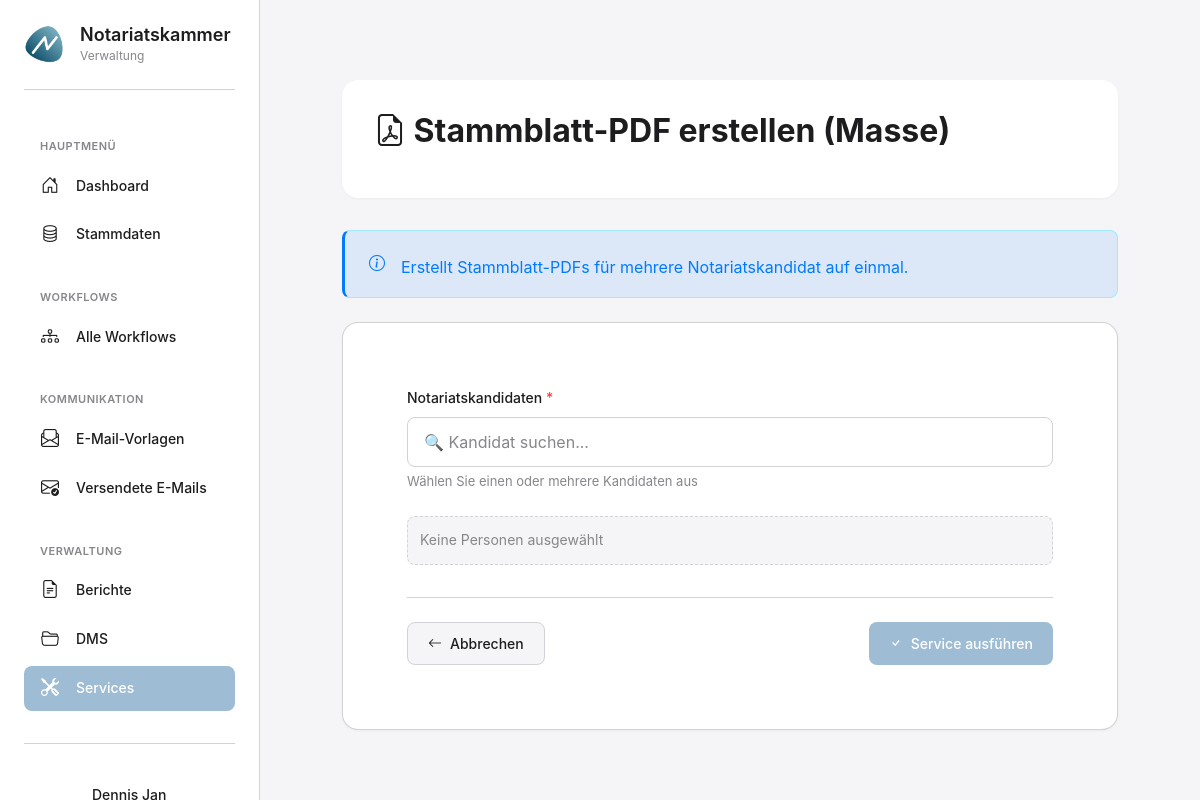
The app's page /services/stammblatt_pdf_masse/ausfuehren/ (signed in) with its own data.
### apps/services/models.py (models this page shows, shortened)
class ServiceDefinition(ZeitstempelModel, AktivModel):
    service_id = models.CharField(
        max_length=100,
        unique=True,
        verbose_name='Service-ID',
        help_text='Eindeutige ID im Code (z.B. "stammblatt_pdf_einzeln")'
    )
    name = models.CharField(
        max_length=200,
        verbose_name='Name',
        help_text='Benutzerfreundlicher Name'
    )
    beschreibung = models.TextField(
        verbose_name='Beschreibung',
        help_text='Was macht dieser Service? Wann nutzt man ihn?'
    )
    kategorie = models.ForeignKey(
        ServiceKategorie,
        on_delete=models.PROTECT,
        related_name='services',
        verbose_name='Kategorie'
    )
    icon = models.CharField(
        max_length=50,
        default='tools',
        verbose_name='Bootstrap Icon'
    )
    button_text = models.CharField(
        max_length=100,
        default='Service ausführen',
        verbose_name='Button-Text'
    )
    button_css_class = models.CharField(
        max_length=100,
        default='btn-primary',
        verbose_name='Button CSS-Klasse',
        help_text='z.B. "btn-primary", "btn-success", "btn-warning"'
    )
    erforderliche_rolle = models.CharField(
        max_length=50,
        blank=True,
        verbose_name='Erforderliche Rolle',
        help_text='Leer = alle; sonst z.B. "sachbearbeiter", "leitung"'
    )
    class Meta:
        verbose_name = 'Service-Definition'
        verbose_name_plural = 'Service-Definitionen'
        ordering = ['kategorie', 'name']
    def kann_benutzer_ausfuehren(self, benutzer):
        if not self.ist_aktiv:
            return False
        if not self.erforderliche_rolle:
            return True
        return benutzer.rolle == self.erforderliche_rolle

### apps/services/views.py (the view)
# urls.py: path('<str:service_id>/ausfuehren/', views.service_ausfuehren_view, name='service_ausfuehren'),
@login_required
def service_ausfuehren_view(request, service_id):
    from apps.services.forms import get_service_form_class
    service_def = get_object_or_404(
        ServiceDefinition,
        service_id=service_id,
        ist_aktiv=True
    )
    if not service_def.kann_benutzer_ausfuehren(request.user):
        messages.error(request, f"Keine Berechtigung für '{service_def.name}'")
        return redirect('service_katalog')
    try:
        service_class = service_registry.get(service_id)
    except KeyError:
        messages.error(request, f"Service '{service_id}' nicht registriert")
        return redirect('service_katalog')
    form_class = get_service_form_class(service_id)
    if not form_class:
        messages.error(request, f"Kein Formular für Service '{service_id}' definiert")
        return redirect('service_katalog')
    workflow_instanz = None
    workflow_instanz_id = request.GET.get('workflow_instanz_id')
    if workflow_instanz_id:
        from apps.workflows.models import WorkflowInstanz
        try:
            workflow_instanz = WorkflowInstanz.objects.get(id=workflow_instanz_id)
        except WorkflowInstanz.DoesNotExist:
            pass
    if request.method == 'POST':
        if service_id == 'unterlagen_an_referenten_senden' and workflow_instanz:
            form = form_class(request.POST, workflow_instanz=workflow_instanz)
        else:
            form = form_class(request.POST)
        if form.is_valid():
            parameter = {}
            if workflow_instanz:
                parameter['workflow_instanz'] = workflow_instanz
            if service_id == 'stammblatt_pdf_masse':
                parameter['anwaerter_ids'] = form.cleaned_data.get('anwaerter_ids', [])
            elif service_id == 'besetzungsvorschlag_erstellen':
                parameter['anwaerter_ids'] = form.cleaned_data.get('kandidaten_ids', [])
                parameter['notarstelle_id'] = form.cleaned_data['notarstelle'].pk
                if form.cleaned_data.get('empfehlung'):
                    parameter['empfehlung'] = form.cleaned_data['empfehlung']
            else:
                for field_name, value in form.cleaned_data.items():
                    if hasattr(value, 'pk'):
                        parameter[f'{field_name}_id'] = value.pk
                    elif hasattr(value, 'values_list'):
                        parameter[f'{field_name}_ids'] = list(value.values_list('id', flat=True))
                    else:
                        parameter[field_name] = value
            try:
                service_instance = service_class(benutzer=request.user, **parameter)
                ausfuehrung = service_instance.execute()
                messages.success(request, f"Service '{service_def.name}' erfolgreich ausgeführt!")
                return redirect('service_ausfuehrung_detail', ausfuehrung_id=ausfuehrung.id)
            except Exception as e:
                messages.error(request, f"Fehler: {str(e)}")
                logger.error(f"Service-Ausführung fehlgeschlagen: {e}", exc_info=True)
    else:
        if service_id == 'unterlagen_an_referenten_senden' and workflow_instanz:
            form = form_class(workflow_instanz=workflow_instanz)
        else:
            form = form_class()
    custom_templates = {
        'stammblatt_pdf_masse': 'services/stammblatt_pdf_masse.html',
        'besetzungsvorschlag_erstellen': 'services/besetzungsvorschlag.html',
    }
    template_name = custom_templates.get(service_id, 'services/service_ausfuehren.html')
    context = {
        'service': service_def,
        'form': form,
        'workflow_instanz': workflow_instanz
    }
    return render(request, template_name, context)

### apps/services/forms.py (shortened to what this page needs)
class StammblattPDFMassenForm(forms.Form):
    anwaerter_ids = forms.CharField(
        required=True,
        widget=forms.HiddenInput(),
        label='Notariatskandidat'
    )

### apps/services/forms.py (called while the page is built)
def get_service_form_class(service_id):
    FORM_MAPPING = {
        'stammblatt_pdf_einzeln': StammblattPDFEinzelnForm,
        'stammblatt_pdf_masse': StammblattPDFMassenForm,
        'besetzungsvorschlag_erstellen': BesetzungsvorschlagForm,
        'strafregisterauszug_anfordern': StrafregisterauszugAnfordernForm,
        'unterlagen_an_referenten_senden': UnterlagenAnReferentenSendenForm,
        'anwaerter_zu_notar_befoerdern': AnwaerterZuNotarBefoerdernForm,
    }
    return FORM_MAPPING.get(service_id)

### apps/services/registry.py (called while the page is built)
    def get(self, service_id: str) -> Type:
        if service_id not in self._services:
            raise KeyError(
                f"Service '{service_id}' nicht gefunden. "
                f"Verfügbare Services: {', '.join(self._services.keys())}"
            )
        return self._services[service_id]

### templates/services/stammblatt_pdf_masse.html (shortened to what this page needs)
{% extends 'base_modern.html' %}
{% load static %}
{% block content %}
<div class="container" style="max-width: 800px; padding-top: var(--spacing-xl);">
    <div class="page-header" style="margin-bottom: var(--spacing-xl);">
        <div class="page-header-top">
            <div>
                <h1 class="page-title">
                    <i class="bi bi-{{ service.icon }}"></i> {{ service.name }}
                </h1>
            </div>
        </div>
    </div>
    {% if service.beschreibung %}
    <div class="alert alert-info" style="margin-bottom: var(--spacing-lg);">
        <i class="bi bi-info-circle"></i>
        <div style="white-space: pre-wrap; margin-top: 8px;">{{ service.beschreibung }}</div>
    </div>
    {% endif %}
    <div class="card">
        <div class="card-body" style="padding: var(--spacing-xl);">
            <form method="post">
                {% include 'includes/personen_autocomplete.html' with field_id="anwaerter-autocomplete" field_name="anwaerter_ids" filter_typ="kandidat" label="Notariatskandidaten" required=True api_url="/api/personen-autocomplete/" help_text="Wählen Sie einen oder mehrere Kandidaten aus" placeholder="🔍 Kandidat suchen..." %}
                <div style="display: flex; justify-content: space-between; gap: var(--spacing-md); margin-top: var(--spacing-xl); padding-top: var(--spacing-lg); border-top: 1px solid var(--border-color);">
                    <a href="{% url 'service_katalog' %}" class="btn btn-secondary">
                        <i class="bi bi-arrow-left"></i> Abbrechen
                    </a>
                    <button type="submit" class="btn btn-primary">
                        <i class="bi bi-check"></i> Service ausführen
                    </button>
                </div>
            </form>
        </div>
    </div>
</div>
{% endblock %}

### static/css/modern-style.css (style rules this page uses)
:root { --primary-color: #9EBDD5; --secondary-blue: #9EBDD5; --bg-primary: #F5F5F7; --bg-secondary: #FFFFFF; --text-primary: #1D1D1F; --text-secondary: #86868B; --border-color: #D2D2D7; --success: #34C759; --warning: #FF9500; --danger: #FF3B30; --info: #007AFF; --shadow-sm: 0 1px 3px rgba(0, 0, 0, 0.04); --shadow-md: 0 4px 6px rgba(0, 0, 0, 0.07); --shadow-lg: 0 10px 15px rgba(0, 0, 0, 0.1); --spacing-xs: 0.25rem; --spacing-sm: 0.5rem; --spacing-md: 1rem; --spacing-lg: 1.5rem; --spacing-xl: 2rem; --spacing-2xl: 3rem; --radius-sm: 8px; --radius-md: 12px; --radius-lg: 16px; --radius-xl: 20px; }
* { margin: 0; padding: 0; box-sizing: border-box; }
body { font-family: -apple-system, BlinkMacSystemFont, 'Segoe UI', 'Roboto', 'Helvetica', 'Arial', sans-serif; background-color: var(--bg-primary); color: var(--text-primary); line-height: 1.6; font-size: 16px; -webkit-font-smoothing: antialiased; -moz-osx-font-smoothing: grayscale; }
.page-header { background: var(--bg-secondary); border-radius: var(--radius-lg); padding: var(--spacing-xl); margin-bottom: var(--spacing-xl); box-shadow: var(--shadow-sm); }
.page-header-top { display: flex; justify-content: space-between; align-items: center; margin-bottom: var(--spacing-md); }
.page-title { font-size: 32px; font-weight: 700; color: var(--text-primary); margin: 0; }
.btn { display: inline-flex; align-items: center; gap: var(--spacing-sm); padding: 10px 20px; border: none; border-radius: var(--radius-sm); font-size: 14px; font-weight: 500; cursor: pointer; text-decoration: none; transition: all 0.2s ease; white-space: nowrap; }
.btn-primary { background: var(--primary-color); color: white; }
.btn-secondary { background: var(--bg-primary); color: var(--text-primary); border: 1px solid var(--border-color); }
.card { background: var(--bg-secondary); border-radius: var(--radius-lg); padding: var(--spacing-xl); box-shadow: var(--shadow-sm); margin-bottom: var(--spacing-lg); transition: all 0.2s ease; }
.card-body { color: var(--text-primary); }
.alert { padding: var(--spacing-md) var(--spacing-lg); border-radius: var(--radius-sm); margin-bottom: var(--spacing-md); display: flex; align-items: center; gap: var(--spacing-md); }
.alert-info { background: rgba(0, 122, 255, 0.1); color: var(--info); border-left: 3px solid var(--info); }

### records on screen
ServiceDefinition: name "Stammblatt-PDF erstellen (Masse)", beschreibung "Erstellt Stammblatt-PDFs für mehrere Notariatskandidat auf einmal."

### other values on screen
{{ label }} "Notariatskandidaten"
{{ help_text|default:"Tippen Sie, um zu suchen..." }} "Wählen Sie einen oder mehrere Kandidaten aus"
